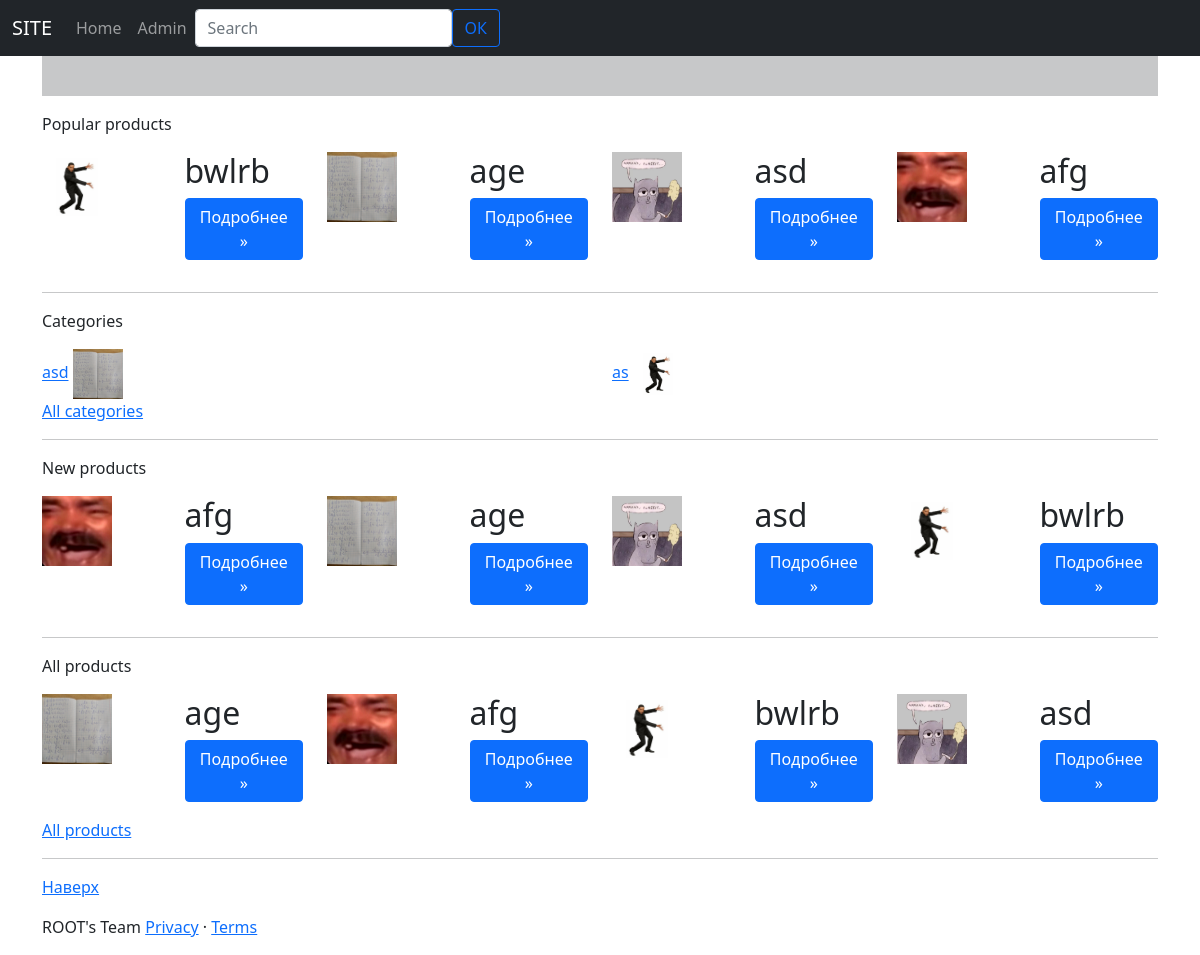
The page / on the database its author committed.
### app.py (models this page shows, shortened)
class Product(db.Model):
    id = db.Column(db.Integer, primary_key=True)
    title = db.Column(db.String(80), default='Product №' + id)
    desc = db.Column(db.Text, default='There is no description')
    desc_opt = db.Column(db.String(250), default='There is no description')
    date = db.Column(db.DateTime, default=datetime.utcnow)
    visibility = db.Column(db.Boolean, default=True)
    price = db.Column(db.Integer, nullable=True)
    categories = db.Column(db.String(250), nullable=True)
    image = db.Column(db.String(250), nullable=True)
    author = db.Column(db.String(250), nullable=True)
    availability = db.Column(db.Integer, nullable=True)
    assignment = db.Column(db.String(250), nullable=True)
    material = db.Column(db.String(250), nullable=True)
    material_opt = db.Column(db.String(250), nullable=True)
    color = db.Column(db.String(250), nullable=True)
    color_opt = db.Column(db.String(250), nullable=True)
    size = db.Column(db.String(250), nullable=True)
    weight = db.Column(db.String(250), nullable=True)
    guarantee = db.Column(db.String(250), nullable=True)

### app.py (the view)
@app.route('/')
def index():
    products = Product.query.filter(Product.visibility==True).filter(Product.categories!="").order_by(Product.date).all()
    four_popular_products = db.session.query(Product)\
        .outerjoin(Order, Product.id == Order.product_id)\
        .filter(Product.date >= datetime(datetime.today().year, datetime.today().month, day=1)) \
        .filter(Product.visibility == True) \
        .group_by(Product.id)\
        .order_by(db.func.count(Order.product_id).desc())\
        .limit(4).all()
    four_products = Product.query.filter(Product.visibility == True).order_by(func.random()).limit(4).all()
    four_new_products = Product.query.filter(Product.visibility == True).order_by(Product.date.desc()).limit(4).all()
    categories = []
    cat_images = []
    for product in products:
        categories.append(product.categories)
        cat_images.append(product.image)
    cat_img = dict(zip(categories, cat_images))
    keys = list(set(cat_img.keys()))
    random.shuffle(keys)
    cat_img_shuffled = dict()
    for key in keys:
        cat_img_shuffled.update({key: cat_img[key]})
    categories = []
    cat_images = []
    for c, i in cat_img_shuffled.items():
        categories.append(c)
        cat_images.append(i)
    return render_template("index.html",
                           four_popular_products=four_popular_products,
                           four_products=four_products,
                           four_new_products=four_new_products,
                           categories=categories[:5],
                           cat_images=cat_images[:5])

### templates/index.html (shortened to what this page needs)
{% extends 'base.html' %}
{% block body %}
<main>
  <div class="container marketing">
    <hr class="featurette-divider mt-5 pt-5">
    <div class="row featurette">
        <p>Popular products</p>
{% for el in four_popular_products %}
      <div class="col   ">
        {% if el.image %}
        <img src="{{(el.image.split(' '))[0]}}" alt="" width="70" height="70">
        {% endif %}
      </div>
      <div class="col">
        <h2 class="card-title">{{el.title}}</h2>
        <p><a class="btn btn-primary" href="product/{{el.id}}" role="button">Подробнее »</a></p>
      </div>
{% endfor %}
    </div>
    <hr class="featurette-divider">
    <div class="row">
        <p>Categories</p>
    {% for index in range(categories|length) %}
      <div class="col">
        <a href="category/{{categories[index]}}">{{categories[index]}}</a>
        <img src="../{{cat_images[index]}}" alt="" width="50" height="50">
      </div>
    {% endfor %}
        <a href="./categories/">All categories</a>
    </div>
    <hr class="featurette-divider">
    <div class="row featurette">
        <p>New products</p>
{% for el in four_new_products %}
      <div class="col">
        {% if el.image %}
        <img src="{{(el.image.split(' '))[0]}}" alt="" width="70" height="70">
        {% endif %}
      </div>
      <div class="col">
        <h2 class="card-title">{{el.title}}</h2>
        <p><a class="btn btn-primary" href="product/{{el.id}}" role="button">Подробнее »</a></p>
      </div>
{% endfor %}
    </div>
    <hr class="featurette-divider">
<div class="row featurette">
        <p>All products</p>
{% for el in four_products %}
      <div class="col">
        {% if el.image %}
        <img src="{{(el.image.split(' '))[0]}}" alt="" width="70" height="70">
        {% endif %}
      </div>
      <div class="col">
        <h2 class="card-title">{{el.title}}</h2>
        <p><a class="btn btn-primary" href="product/{{el.id}}" role="button">Подробнее »</a></p>
      </div>
{% endfor %}
    <a href="../all_products/1">All products</a>
    </div>
    <hr class="featurette-divider">
  </div>
</main>
{% endblock %}

### rows shown on the page
Product: shows a picture, title "bwlrb", categories "as"
Product: shows a picture, title "age"
Product: shows a picture, title "asd", categories "asd"
Product: shows a picture, title "afg"
